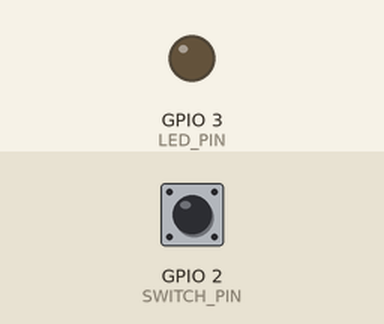
Simulated run of this program. Board: Raspberry Pi (BCM pin numbers). On the bench: output pins drawn as LEDs (lit = HIGH). Inputs (shaded band) come from the test bench; at power-on: GPIO 2 (SWITCH_PIN) LOW. What the program prints to the terminal is not drawn.

Above: at 1.2 s.
1.3 s: GPIO 2 (SWITCH_PIN) pulled HIGH for 0.15 s
At 1.37 s:
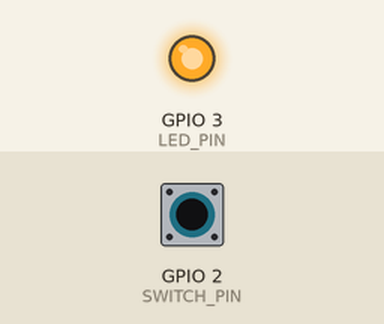
2.9 s: GPIO 2 (SWITCH_PIN) pulled HIGH for 3.2 s
At 7.0 s:
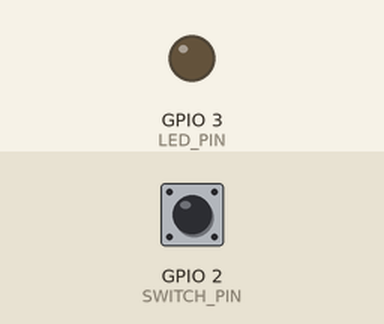
Timing chart, 0 to 8.5 s (numbered marks = the images above; inputs shaded):
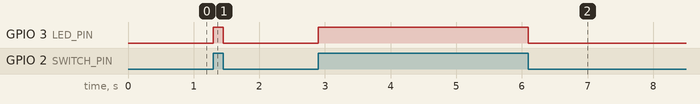

The program:

switch_pud.py
```python
#내부풀업저항, 내부풀다운저항 사용하기
import RPi.GPIO as GPIO
import time

SWITCH_PIN = 2
LED_PIN = 3
GPIO.setmode(GPIO.BCM)
#GPIO.setup(SWITCH_PIN, GPIO.IN, pull_up_down=GPIO.PUD_UP) #내부풀업저항
GPIO.setup(SWITCH_PIN, GPIO.IN, pull_up_down=GPIO.PUD_DOWN) #내부풀다운저항]
GPIO.setup(LED_PIN, GPIO.OUT)

try:
    while True:
        val = GPIO.input(SWITCH_PIN)
        print(val)
        GPIO.output(LED_PIN, val)
finally:
    GPIO.cleanup()
    print("cleanup and exit")
```

Measured:
- after the input at 1.3 s, GPIO 3 (LED_PIN): LOW → HIGH at once, → LOW 0.15 s later
- after the input at 2.9 s, GPIO 3 (LED_PIN): LOW → HIGH at once, → LOW 3.2 s later
